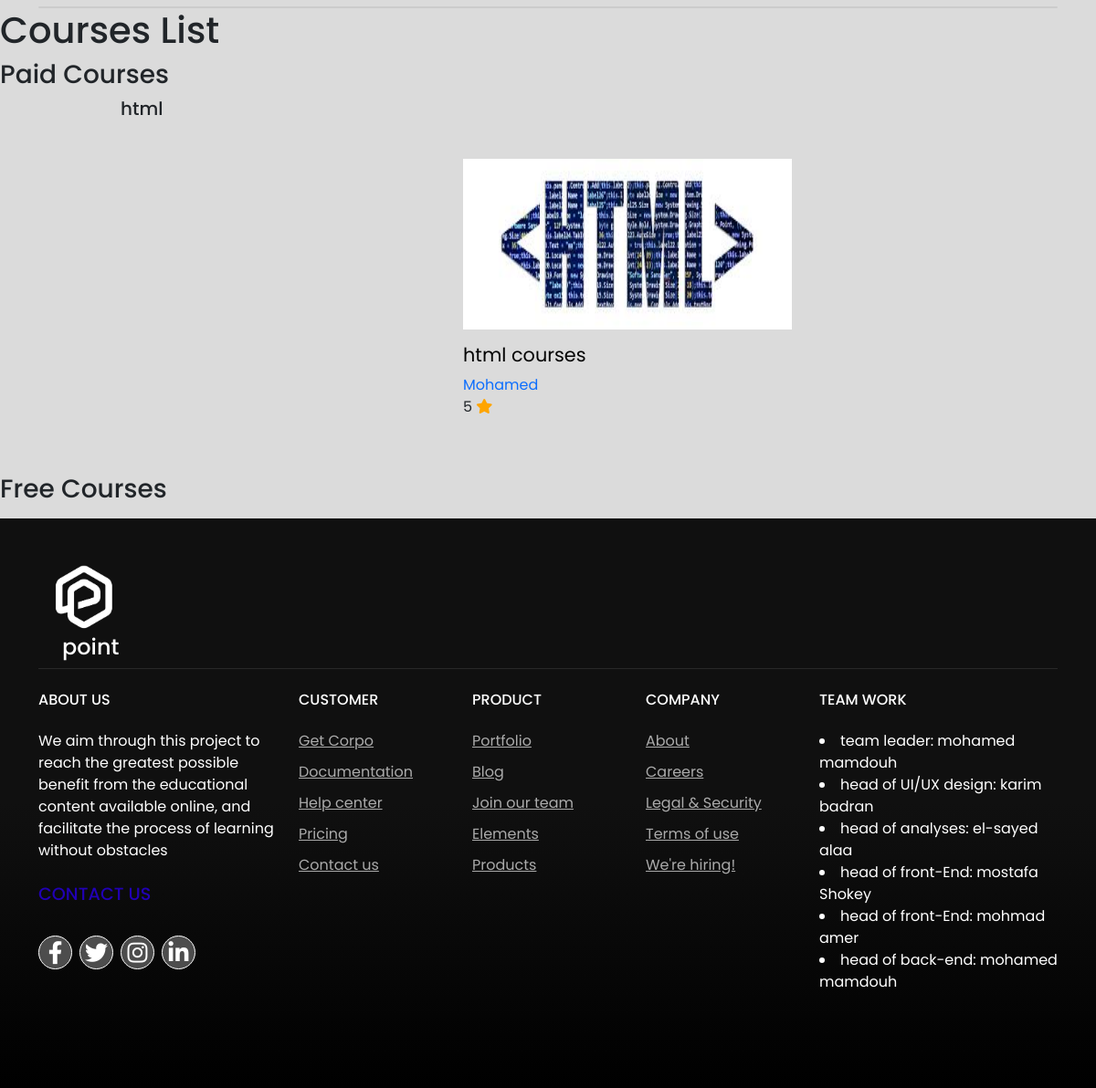
Before: /courses/ (lower part) with the older database file.
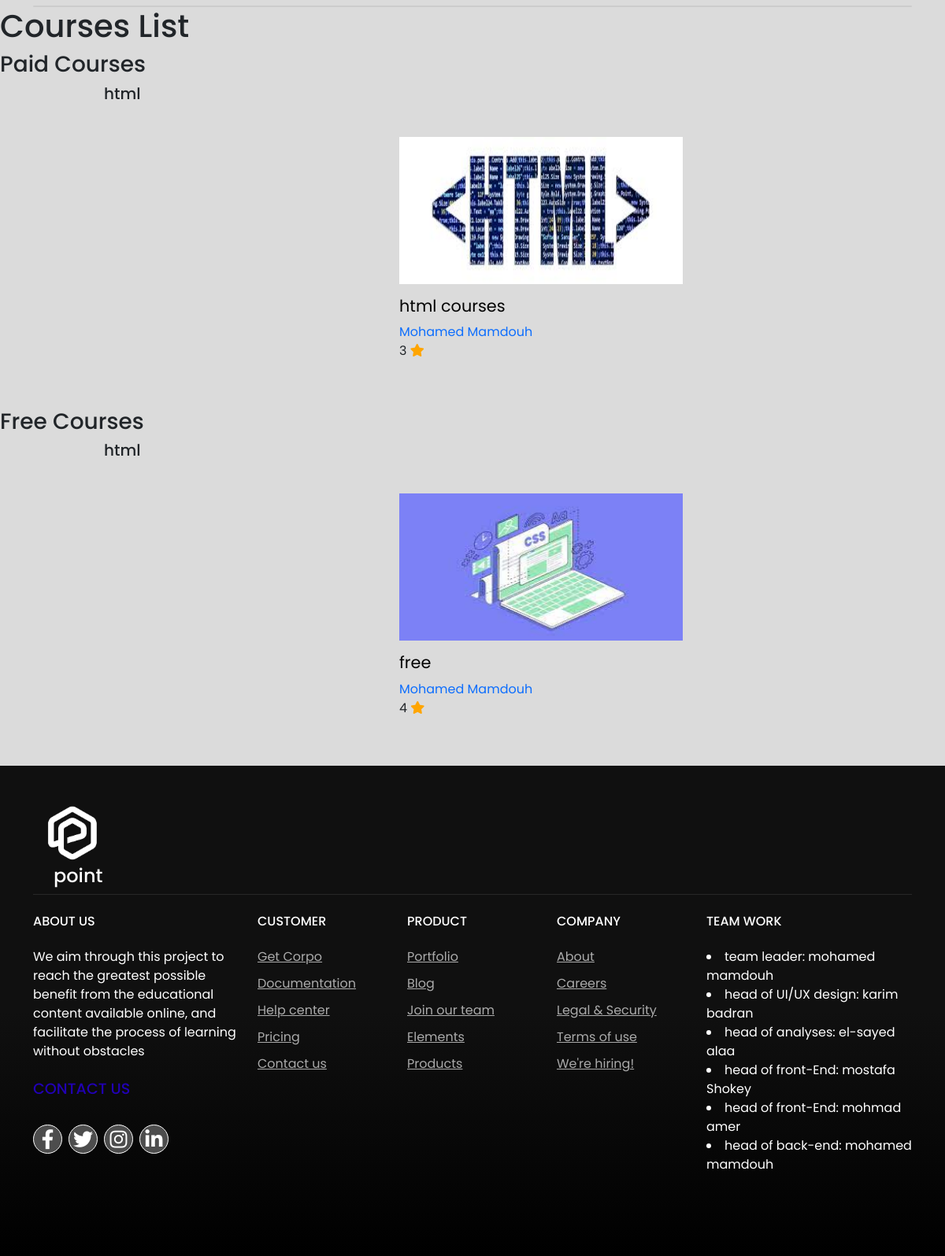
After: the same page with the newer database file.
### courses/models.py (models this page shows, shortened)
class Section(models.Model):
    name = models.CharField(max_length=100)

class courses(models.Model):
    rodmapimage=models.ImageField(_("rodmapimage"), upload_to='rodmap_image')
    section = models.ForeignKey(Section, related_name='courses',verbose_name="section", on_delete=models.CASCADE)
    is_paid = models.BooleanField(default=True)
    image=models.ImageField(_("image"),upload_to='courses_image')
    name=models.CharField(_("name"),max_length=50)
    rate=models.IntegerField(verbose_name="rate")
    doctorname=models.ForeignKey('course_content',verbose_name="doctor_name", on_delete=models.CASCADE)

class course_content(models.Model):
    doctorname=models.CharField(_("doctor_name"), max_length=60)
    department=models.CharField(_("Department"), max_length=50)
    subtitel=models.TextField(_("about"),max_length=300,null=True,blank=True)
    subtitell=models.TextField(_("doc"),max_length=300,null=True,blank=True)
    vediourl=models.URLField(null=True,blank=True)
    urlcourses=models.URLField(null=True)
    image = models.ImageField(_("userimage"),upload_to='doctor_image' ,default=1 )
    def __str__(self):
        return self.doctorname

### courses/views.py (the view)
# urls.py: path('', courses_list, name='home-page'),
def courses_list(request):
    sections = Section.objects.all()
    return render(request, 'courses/courses_list..html', {'sections': sections})

### courses/templates/courses/courses_list..html (shortened to what this page needs)
{% extends "hader-fotar.html" %}
{% load static %}
{% block bady %}
{% block myhome %}
<link rel="stylesheet" href="{% static 'css/home.css' %}">
{% endblock myhome %}
    <section>
        <div class="container">
            <div class="slider-scrollbar">
              <div class="scrollbar-track">
                <div class="scrollbar-thumb"></div>
              </div>
            </div>
          </div>
    </section>
    <section>
        <div class="content-area">
            <h1>Courses List</h1>
            <h3>Paid Courses</h3>
            {% for section in sections %}
            <ul>
                {% for courses in section.courses.all %}
                    {% if  courses.is_paid %}
                    <h2 class="title">{{ section.name }}</h2>
                    <main>
                        <div class="videos-container">
                            <div class="video">
                                <div class="thumbnail">
                                    <img src="{{courses.image.url}}" />
                                </div>
                                <div class="video-detils">
                                    <div class="title">
                                        <a href="{%url 'courses:course_detail' courses.id %}" class="video-title">
                                            {{courses.name}}
                                        </a>
                                        <a href="{%url 'courses:course_detail' courses.id %}" class="video-creator">
                                            {{ courses.doctorname }}
                                         </a>
                                        <div class="cotn">
                                            <span text=bold >{{ courses.rate }}</span>
                                            <span class="fa fa-star fa-x checked"></span>
                                        </div>
                                    </div>
                                </div>
                            </div>
                        </div>
                    </main>
                    {% endif %}
                {% endfor %}
            </ul>
            <h3>Free Courses</h3>
            <ul>
                {% for courses in section.courses.all %}
                    {% if not courses.is_paid %}
                    <h2 class="title">{{ section.name }}</h2>
                    <main>
                        <div class="videos-container">
                            <div class="video">
                                <div class="thumbnail">
                                    <img src="{{courses.image.url}}" />
                                </div>
                                <div class="video-detils">
                                    <div class="title">
                                        <a href="{%url 'courses:course_detail' courses.id %}" class="video-title">
                                            {{ courses.name}}
                                        </a>
                                        <a href="{%url 'courses:course_detail' courses.id %}" class="video-creator">
                                            {{ courses.doctorname}}
                                         </a>
                                        <div class="cotn">
                                            <span text=bold >{{ courses.rate }}</span>
                                            <span class="fa fa-star fa-x checked"></span>
                                        </div>
                                    </div>
                                </div>
                            </div>
                        </div>
                    </main>
                    {% endif %}
                {% endfor %}
            </ul>
            {% endfor %}
        </div>
    </section>
{% endblock bady %}

### courses/templates/hader-fotar.html (shortened to what this page needs)
{% load static%}
{% load i18n %}
<!DOCTYPE html>
<html lang="en">
<head>
{% block myhome %}{% endblock myhome %}
    <link rel="stylesheet" href="path/to/font-awesome/css/font-awesome.min.css">
    <link rel="stylesheet" href="https://cdnjs.cloudflare.com/ajax/libs/font-awesome/5.15.4/css/all.min.css">
<link rel="stylesheet" href="https://cdnjs.cloudflare.com/ajax/libs/font-awesome/6.1.1/css/all.min.css">
</head>
<body>
<section class="header">
{% block bady %}
{% endblock bady %}
  <footer>
    <div id="snippetContent"><link rel="stylesheet" href="https://cdn.jsdelivr.net/npm/bootstrap@5.1.3/dist/css/bootstrap.min.css">
  <link rel="stylesheet" href="https://cdnjs.cloudflare.com/ajax/libs/font-awesome/5.13.1/css/all.min.css" />
  <footer class="bg-dark-gradient footer">
    <div class="footer-top">
      <div class="container">
        <div class="footer-border-bottom pb-0 mb-0">
          <div class="row">
            <div class="col-lg-2 col-xl-1">
              <a href="index.html"><img src=" {% static 'images/logo white.png' %}"></a>
              <h4 class="text-white">
                point
              </h4>
            </div>
          </div>
        </div>
      <div class="row">
        <div class="col-sm-6 col-lg-3 my-4">
          <h5 class="text-white h mb-4">ABOUT US</h5>
        <div class="text-white-65 mb-4 text-white">We aim through this project to reach the greatest possible benefit from the educational content available online, and facilitate the process of learning without obstacles
      </div>
      <h6 class=" h mb-4">contact us</h6>
          <div class="nav footer-socila-icon">
  <a href="#"> <i class="fab fa-facebook-f"></i>
  </a>
  <a href="#"> <i class="fab fa-twitter"></i>
  </a>
  <a href="#"><i class="fab fa-instagram"></i>
  </a>
  <a href="#"><i class="fab fa-linkedin-in"></i>
  </a>
  </div>
  </div>
  <div class="col-sm-6 col-lg-2 my-4">
    <h5 class="text-white h mb-4">Customer</h5>
    <ul class="list-unstyled white-link footer-links">
    <li>
    <a href="#">Get Corpo</a>
    </li>
    <li>
      <a href="#">Documentation</a>
    </li>
    <li>
      <a href="#">Help center</a>
    </li>
  <li>
  <a href="#">Pricing</a>
  </li>
  <li>
  <a href="#">Contact us</a>
  </li>
  </ul>
  </div>
  <div class="col-sm-5 col-lg-2 my-4">
      <h5 class="text-white h mb-4">Product</h5>
      <ul class="list-unstyled white-link footer-links">
          <li>
              <a href="#">Portfolio</a>
          </li>
          <li>
              <a href="#">Blog</a>
          </li>
          <li>
              <a href="#">Join our team</a>
          </li>
          <li>
              <a href="#">Elements</a>
          </li>
          <li>
              <a href="#">Products</a>
          </li>
      </ul>
  </div>
  <div class="col-sm-6 col-lg-2 my-4">
      <h5 class="text-white h mb-4">Company</h5>
      <ul class="list-unstyled white-link footer-links">
          <li>
              <a href="#">About</a>
          </li>
          <li>
              <a href="#">Careers</a>
          </li>
          <li>
              <a href="#">Legal &amp; Security</a>
          </li>
          <li>
              <a href="#">Terms of use</a>
          </li>
          <li>
              <a href="#">We're hiring!</a>
          </li>
      </ul>
  </div>
  <div class="col-sm-7 col-lg-3 my-4">
    <h5 class="text-white h mb-4">team work</h5>
    <div class="white-link">
        <div class="d-flex pb-4">
              <div class="text-white-65 mb-4 text-white"><li>team leader: mohamed mamdouh<li>
  head of UI/UX design: karim badran<li>
  head of analyses: el-sayed alaa<li>
  head of front-End: mostafa Shokey<li>
  head of front-End: mohmad amer<li>
  head of back-end: mohamed mamdouh</div>
            </div>
          </dIV>
        </div>
    </div>
  </div>
  </div>
  </footer>
  </body>
  </html>

### static/css/home.css (style rules this page uses)
* { font-family: 'poppins', sans-serif ; margin:0; padding:0; }
:root { --green:#505050; }
.title { position: relative; }
body { margin-top: 0px; transition: background-color 0.3s ease; }
.fa { font-family: var(--fa-style-family, "Font Awesome 6 Free"); font-weight: var(--fa-style, 900); }
.header { min-height:100vh; width:100%; background-color: #dbdbdb; background-position:center; background-size:cover; position:relative; }
:root { --background-color: #fff; --logo-image: url('image/logo black.png'); }
.footer .footer-socila-icon a { width: 37px; height: 37px; display: inline-flex; align-items: center ; color: #ffffff; background: #4d4d4d; justify-content: center; border-radius: 50%; margin-top: 10px; margin-right: 8px; font-size: 25px; position: relative; text-decoration: none; transition: 0.8s; border:1px solid #ffffff; }
.footer img { width: 100px; }
.footer h4 { margin-left: 26px; }
.footer .footer-links { margin: 0; }
.footer .footer-links li+li { padding-top: 10px; }
.footer .footer-links li a { position: relative; }
.footer .footer-links li a:after { content: ""; position: absolute; width: 0px; left: auto; right: 0; bottom: 0; height: 1px; transition: ease all 0.35s; background: #F84E77; }
.footer .footer-top { padding-top: 0; padding-bottom: 0; padding: 0; margin: 0; }
.footer .footer-top h5, .footer .footer-top .h5 { position: relative; font-size: 1rem; text-transform: uppercase; color: #000; }
.footer .footer-top h6 { position: relative; font-size: 1.2rem; text-transform: uppercase; color: #2100b4; }
.footer .footer-border-bottom { border-bottom: 1px solid rgba(255, 255, 255, 0.1); }
.bg-dark-gradient { background: linear-gradient( 180deg, #101010 50%, black 100%) repeat-x !important; }
.white-link a { color: rgba(255, 255, 255, 0.65); }
a { text-decoration: none }
@media (min-width: 768px) { .footer .footer-top { padding-top: 2rem; padding-bottom: 1rem; } }
@media (min-width: 992px) { .footer .footer-top { padding-top: 3rem; padding-bottom: 2rem; } }
.container { max-width: 1200px; width: 120%; }
.slider-scrollbar .scrollbar-track { background: #ccc; width: 100%; height: 2px; display: flex; align-items: center; border-radius: 4px; position: relative; }
.slider-scrollbar .scrollbar-thumb { position: absolute; top: 0; bottom: 0; width: 50%; height: 100%; cursor: grab; border-radius: inherit; }
.slider-scrollbar .scrollbar-thumb::after { content: ""; position: absolute; left: 0; right: 0; top: -10px; bottom: -10px; }
h2.title { padding: 0 100px; font-size: 40; font-family: "poppins"; font-size: 20px; }
main { width: 100%; height: 100%; padding: 35px 90px; overflow-y: auto; flex-wrap: wrap; }
.videos-container { display: flex; flex-direction: row; justify-content: space-around; }
@media (min-width: 992px) { .videos-container { width: 970px; } }
@media (min-width: 1200px) { .videos-container { width: 1170px; } }
.video { width: 400px; margin-bottom: 10px; cursor: pointer; }
.thumbnail { width: 90%; height: 187px; margin-bottom: 10px; }
.thumbnail img { height: 100%; width: 100%; flex-wrap: wrap; }
.title { display: flex; flex-direction: column; }
.title a { text-decoration: none; }
.video-title { color: rgb(3, 3, 3); font-size: 1.3rem; max-width: 278px; font-weight: 400; line-height: 2.2rem; margin-bottom: 4px; overflow: hidden; }
.checked { color: orange; left: 100%; }

Changed rows visible on the page:
changed courses "html courses": doctorname "Mohamed" → "Mohamed Mamdouh"; rate "5" → "3"
added courses: {{ section.name }} "html", image (picture), name "free", doctorname "Mohamed Mamdouh", rate "4"
